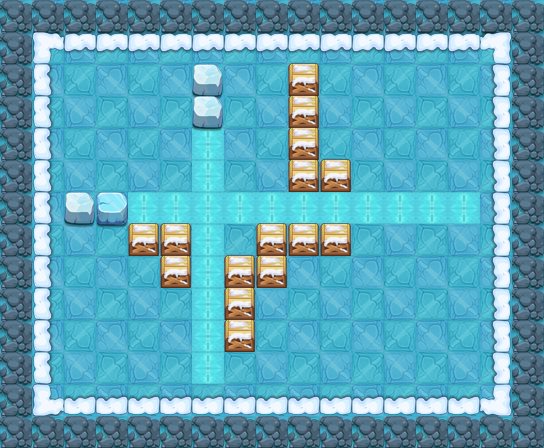

Below is a game level as drawn by its tile map, then a one-line description and the .tmx that defines it (tile-layer data replaced by summaries):
An orthogonal 17x14 tile map with 32x32 px tiles, 14 tile layers (PASS, 块层 2, 块层 3, 块层 17, ...) and 6 objects (3x bjg1, 2x TRAP, PLAYER).

<map version="1.0" orientation="orthogonal" width="17" height="14" tilewidth="32" tileheight="32">
 <properties>
  <property name="DESTRY1" value="96" />
  <property name="DESTRY2" value="100" />
  <property name="DESTRY3" value="102" />
  <property name="DESTRY4" value="108" />
  <property name="DESTRY_COUNT" value="4" />
  <property name="EXP" value="1085" />
  <property name="ITEM" value="D041" />
  <property name="LOSE_SCRIPT" value="" />
  <property name="MONEY" value="1628" />
  <property name="START_SCRIPT" value="lv121" />
  <property name="WIN_SCRIPT" value="" />
 </properties>
 <tileset firstgid="1" name="jdbl" tilewidth="32" tileheight="32">
  <image source="jdbl.png" width="500" height="500" />
 </tileset>
 <layer name="PASS" width="17" height="14">
  <data>[238 cells, 127 non-empty, 6 distinct tile ids]</data>
 </layer>
 <layer name="块层 2" width="17" height="14">
  <data>[238 cells, 171 non-empty, 6 distinct tile ids]</data>
 </layer>
 <layer name="块层 3" width="17" height="14">
  <data>[238 cells, 58 non-empty, 1 distinct tile ids]</data>
 </layer>
 <layer name="块层 17" width="17" height="14">
  <data>[238 cells, 4 non-empty, 2 distinct tile ids]</data>
 </layer>
 <layer name="块层 5" width="17" height="14">
  <data>[238 cells, 50 non-empty, 2 distinct tile ids]</data>
 </layer>
 <layer name="块层 6" width="17" height="14">
  <data>[238 cells, 19 non-empty, 3 distinct tile ids]</data>
 </layer>
 <layer name="SHELTER 9" width="17" height="14">
  <data>[238 cells, 1 non-empty, 1 distinct tile ids]</data>
 </layer>
 <layer name="SHELTER 8" width="17" height="14">
  <data>[238 cells, 1 non-empty, 1 distinct tile ids]</data>
 </layer>
 <layer name="SHELTER 7" width="17" height="14">
  <data>[238 cells, 3 non-empty, 1 distinct tile ids]</data>
 </layer>
 <layer name="SHELTER 6" width="17" height="14">
  <data>[238 cells, 5 non-empty, 1 distinct tile ids]</data>
 </layer>
 <layer name="SHELTER 4" width="17" height="14">
  <data>[238 cells, 2 non-empty, 1 distinct tile ids]</data>
 </layer>
 <layer name="SHELTER 3" width="17" height="14">
  <data>[238 cells, 1 non-empty, 1 distinct tile ids]</data>
 </layer>
 <layer name="SHELTER 2" width="17" height="14">
  <data>[238 cells, 1 non-empty, 1 distinct tile ids]</data>
 </layer>
 <layer name="SHELTER 1" width="17" height="14">
  <data>[238 cells, 1 non-empty, 1 distinct tile ids]</data>
 </layer>
 <objectgroup name="对象层 1" width="17" height="14">
  <object name="PLAYER" type="PLAYER" x="64" y="64" width="32" height="32" />
  <object name="bjg1" x="128" y="288" width="32" height="32">
   <properties>
    <property name="lua_ai" value="monster_bjg_ai1" />
    <property name="quality" value="bjg1.quality" />
   </properties>
  </object>
  <object name="ice_road" type="TRAP" x="192" y="128" width="32" height="256">
   <properties>
    <property name="lua_ai" value="ice_road_ai" />
   </properties>
  </object>
  <object name="ice_road" type="TRAP" x="128" y="192" width="352" height="32">
   <properties>
    <property name="lua_ai" value="ice_road_ai" />
   </properties>
  </object>
  <object name="bjg1" x="384" y="288" width="32" height="32">
   <properties>
    <property name="lua_ai" value="monster_bjg_ai1" />
    <property name="quality" value="bjg1.quality" />
   </properties>
  </object>
  <object name="bjg1" x="384" y="96" width="32" height="32">
   <properties>
    <property name="lua_ai" value="monster_bjg_ai1" />
    <property name="quality" value="bjg1.quality" />
   </properties>
  </object>
 </objectgroup>
</map>
